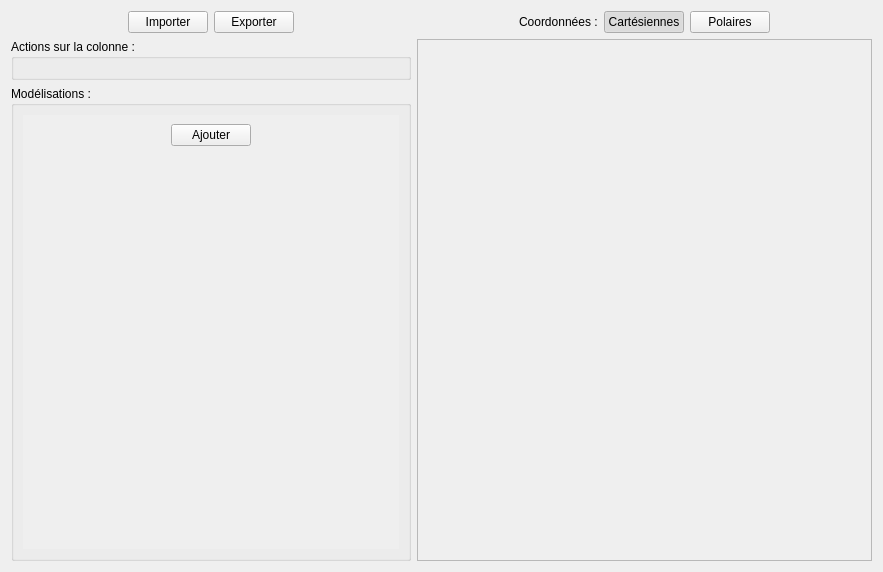
<?xml version="1.0" encoding="UTF-8"?>
<ui version="4.0">
 <class>DataWindow</class>
 <widget class="QWidget" name="DataWindow">
  <property name="geometry">
   <rect>
    <x>0</x>
    <y>0</y>
    <width>883</width>
    <height>572</height>
   </rect>
  </property>
  <property name="windowTitle">
   <string>Saisie de données</string>
  </property>
  <property name="windowIcon">
   <iconset resource="../ressources.qrc">
    <normaloff>:/icons/data.png</normaloff>:/icons/data.png</iconset>
  </property>
  <layout class="QHBoxLayout" name="horizontalLayout">
   <item>
    <widget class="QWidget" name="widget_3" native="true">
     <property name="maximumSize">
      <size>
       <width>400</width>
       <height>16777215</height>
      </size>
     </property>
     <layout class="QVBoxLayout" name="verticalLayout_4">
      <property name="leftMargin">
       <number>0</number>
      </property>
      <property name="topMargin">
       <number>0</number>
      </property>
      <property name="rightMargin">
       <number>0</number>
      </property>
      <property name="bottomMargin">
       <number>0</number>
      </property>
      <item>
       <layout class="QHBoxLayout" name="horizontalLayout_4">
        <item>
         <spacer name="horizontalSpacer_5">
          <property name="orientation">
           <enum>Qt::Horizontal</enum>
          </property>
          <property name="sizeHint" stdset="0">
           <size>
            <width>40</width>
            <height>20</height>
           </size>
          </property>
         </spacer>
        </item>
        <item>
         <widget class="QPushButton" name="open">
          <property name="text">
           <string>Importer</string>
          </property>
         </widget>
        </item>
        <item>
         <widget class="QPushButton" name="save">
          <property name="text">
           <string>Exporter</string>
          </property>
         </widget>
        </item>
        <item>
         <spacer name="horizontalSpacer_6">
          <property name="orientation">
           <enum>Qt::Horizontal</enum>
          </property>
          <property name="sizeHint" stdset="0">
           <size>
            <width>40</width>
            <height>20</height>
           </size>
          </property>
         </spacer>
        </item>
       </layout>
      </item>
      <item>
       <widget class="QGroupBox" name="actionsGroupBox">
        <property name="sizePolicy">
         <sizepolicy hsizetype="Minimum" vsizetype="Minimum">
          <horstretch>0</horstretch>
          <verstretch>0</verstretch>
         </sizepolicy>
        </property>
        <property name="minimumSize">
         <size>
          <width>0</width>
          <height>0</height>
         </size>
        </property>
        <property name="maximumSize">
         <size>
          <width>16777215</width>
          <height>16777215</height>
         </size>
        </property>
        <property name="title">
         <string>Actions sur la colonne :</string>
        </property>
        <layout class="QVBoxLayout" name="verticalLayout_2">
         <item>
          <layout class="QVBoxLayout" name="actionsLayout"/>
         </item>
        </layout>
       </widget>
      </item>
      <item>
       <widget class="QGroupBox" name="groupBox">
        <property name="sizePolicy">
         <sizepolicy hsizetype="Preferred" vsizetype="Expanding">
          <horstretch>0</horstretch>
          <verstretch>1</verstretch>
         </sizepolicy>
        </property>
        <property name="minimumSize">
         <size>
          <width>0</width>
          <height>200</height>
         </size>
        </property>
        <property name="maximumSize">
         <size>
          <width>16777215</width>
          <height>16777215</height>
         </size>
        </property>
        <property name="title">
         <string>Modélisations :</string>
        </property>
        <layout class="QVBoxLayout" name="verticalLayout_7">
         <property name="leftMargin">
          <number>9</number>
         </property>
         <property name="topMargin">
          <number>9</number>
         </property>
         <property name="rightMargin">
          <number>9</number>
         </property>
         <property name="bottomMargin">
          <number>9</number>
         </property>
         <item>
          <widget class="QScrollArea" name="scrollArea_2">
           <property name="frameShape">
            <enum>QFrame::NoFrame</enum>
           </property>
           <property name="frameShadow">
            <enum>QFrame::Plain</enum>
           </property>
           <property name="widgetResizable">
            <bool>true</bool>
           </property>
           <widget class="QWidget" name="scrollAreaWidgetContents_2">
            <property name="geometry">
             <rect>
              <x>0</x>
              <y>0</y>
              <width>374</width>
              <height>435</height>
             </rect>
            </property>
            <layout class="QVBoxLayout" name="verticalLayout_6">
             <item>
              <layout class="QVBoxLayout" name="modelsLayout"/>
             </item>
             <item>
              <widget class="QWidget" name="widget_2" native="true">
               <property name="maximumSize">
                <size>
                 <width>16777215</width>
                 <height>30</height>
                </size>
               </property>
               <layout class="QHBoxLayout" name="horizontalLayout_3">
                <property name="spacing">
                 <number>0</number>
                </property>
                <property name="leftMargin">
                 <number>0</number>
                </property>
                <property name="topMargin">
                 <number>0</number>
                </property>
                <property name="rightMargin">
                 <number>0</number>
                </property>
                <property name="bottomMargin">
                 <number>0</number>
                </property>
                <item>
                 <spacer name="horizontalSpacer">
                  <property name="orientation">
                   <enum>Qt::Horizontal</enum>
                  </property>
                  <property name="sizeHint" stdset="0">
                   <size>
                    <width>40</width>
                    <height>20</height>
                   </size>
                  </property>
                 </spacer>
                </item>
                <item>
                 <widget class="QPushButton" name="addModel">
                  <property name="text">
                   <string>Ajouter</string>
                  </property>
                 </widget>
                </item>
                <item>
                 <spacer name="horizontalSpacer_2">
                  <property name="orientation">
                   <enum>Qt::Horizontal</enum>
                  </property>
                  <property name="sizeHint" stdset="0">
                   <size>
                    <width>131</width>
                    <height>20</height>
                   </size>
                  </property>
                 </spacer>
                </item>
               </layout>
              </widget>
             </item>
             <item>
              <widget class="QWidget" name="widget_4" native="true">
               <property name="sizePolicy">
                <sizepolicy hsizetype="Preferred" vsizetype="Expanding">
                 <horstretch>0</horstretch>
                 <verstretch>10</verstretch>
                </sizepolicy>
               </property>
              </widget>
             </item>
            </layout>
           </widget>
          </widget>
         </item>
        </layout>
       </widget>
      </item>
     </layout>
    </widget>
   </item>
   <item>
    <layout class="QVBoxLayout" name="verticalLayout_3">
     <item>
      <layout class="QHBoxLayout" name="horizontalLayout_2">
       <item>
        <spacer name="horizontalSpacer_4">
         <property name="orientation">
          <enum>Qt::Horizontal</enum>
         </property>
         <property name="sizeHint" stdset="0">
          <size>
           <width>40</width>
           <height>20</height>
          </size>
         </property>
        </spacer>
       </item>
       <item>
        <widget class="QLabel" name="label">
         <property name="text">
          <string>Coordonnées :</string>
         </property>
        </widget>
       </item>
       <item>
        <widget class="QPushButton" name="cartesian">
         <property name="text">
          <string>Cartésiennes</string>
         </property>
         <property name="checkable">
          <bool>true</bool>
         </property>
         <property name="checked">
          <bool>true</bool>
         </property>
         <property name="autoExclusive">
          <bool>true</bool>
         </property>
         <attribute name="buttonGroup">
          <string notr="true">buttonGroup</string>
         </attribute>
        </widget>
       </item>
       <item>
        <widget class="QPushButton" name="polar">
         <property name="text">
          <string>Polaires</string>
         </property>
         <property name="checkable">
          <bool>true</bool>
         </property>
         <property name="autoExclusive">
          <bool>true</bool>
         </property>
         <attribute name="buttonGroup">
          <string notr="true">buttonGroup</string>
         </attribute>
        </widget>
       </item>
       <item>
        <spacer name="horizontalSpacer_3">
         <property name="orientation">
          <enum>Qt::Horizontal</enum>
         </property>
         <property name="sizeHint" stdset="0">
          <size>
           <width>40</width>
           <height>20</height>
          </size>
         </property>
        </spacer>
       </item>
      </layout>
     </item>
     <item>
      <widget class="QScrollArea" name="scrollArea">
       <property name="sizePolicy">
        <sizepolicy hsizetype="MinimumExpanding" vsizetype="MinimumExpanding">
         <horstretch>0</horstretch>
         <verstretch>0</verstretch>
        </sizepolicy>
       </property>
       <property name="frameShape">
        <enum>QFrame::StyledPanel</enum>
       </property>
       <property name="frameShadow">
        <enum>QFrame::Sunken</enum>
       </property>
       <property name="widgetResizable">
        <bool>true</bool>
       </property>
       <widget class="QWidget" name="scrollAreaWidgetContents">
        <property name="geometry">
         <rect>
          <x>0</x>
          <y>0</y>
          <width>455</width>
          <height>511</height>
         </rect>
        </property>
        <layout class="QVBoxLayout" name="verticalLayout">
         <property name="spacing">
          <number>0</number>
         </property>
         <property name="leftMargin">
          <number>0</number>
         </property>
         <property name="topMargin">
          <number>0</number>
         </property>
         <property name="rightMargin">
          <number>0</number>
         </property>
         <property name="bottomMargin">
          <number>0</number>
         </property>
         <item>
          <widget class="QWidget" name="widget" native="true">
           <layout class="QVBoxLayout" name="scrollAreaLayout">
            <item>
             <layout class="QVBoxLayout" name="tableLayout">
              <property name="spacing">
               <number>0</number>
              </property>
             </layout>
            </item>
           </layout>
          </widget>
         </item>
        </layout>
       </widget>
      </widget>
     </item>
    </layout>
   </item>
  </layout>
 </widget>
 <resources>
  <include location="../ressources.qrc"/>
 </resources>
 <connections/>
 <buttongroups>
  <buttongroup name="buttonGroup"/>
 </buttongroups>
</ui>
